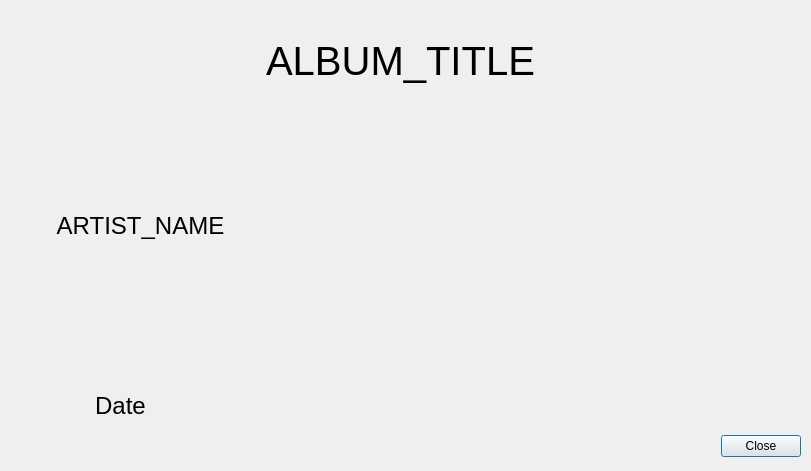
<?xml version="1.0" encoding="UTF-8"?>
<ui version="4.0">
 <class>AlbumPopup</class>
 <widget class="QDialog" name="AlbumPopup">
  <property name="geometry">
   <rect>
    <x>0</x>
    <y>0</y>
    <width>811</width>
    <height>471</height>
   </rect>
  </property>
  <property name="windowTitle">
   <string>Album</string>
  </property>
  <property name="toolTipDuration">
   <number>1</number>
  </property>
  <widget class="QDialogButtonBox" name="button_box">
   <property name="geometry">
    <rect>
     <x>460</x>
     <y>430</y>
     <width>341</width>
     <height>32</height>
    </rect>
   </property>
   <property name="orientation">
    <enum>Qt::Orientation::Horizontal</enum>
   </property>
   <property name="standardButtons">
    <set>QDialogButtonBox::StandardButton::Close</set>
   </property>
  </widget>
  <widget class="QLabel" name="cover_art">
   <property name="geometry">
    <rect>
     <x>280</x>
     <y>90</y>
     <width>361</width>
     <height>361</height>
    </rect>
   </property>
   <property name="text">
    <string/>
   </property>
   <property name="pixmap">
    <pixmap>Default_Images/default_track.jpg</pixmap>
   </property>
   <property name="scaledContents">
    <bool>true</bool>
   </property>
  </widget>
  <widget class="QLabel" name="title">
   <property name="geometry">
    <rect>
     <x>60</x>
     <y>30</y>
     <width>681</width>
     <height>61</height>
    </rect>
   </property>
   <property name="font">
    <font>
     <pointsize>30</pointsize>
    </font>
   </property>
   <property name="text">
    <string>ALBUM_TITLE</string>
   </property>
   <property name="alignment">
    <set>Qt::AlignmentFlag::AlignCenter</set>
   </property>
   <property name="wordWrap">
    <bool>true</bool>
   </property>
  </widget>
  <widget class="QLabel" name="artist_name">
   <property name="geometry">
    <rect>
     <x>10</x>
     <y>120</y>
     <width>261</width>
     <height>211</height>
    </rect>
   </property>
   <property name="font">
    <font>
     <pointsize>18</pointsize>
    </font>
   </property>
   <property name="text">
    <string>ARTIST_NAME</string>
   </property>
   <property name="alignment">
    <set>Qt::AlignmentFlag::AlignCenter</set>
   </property>
  </widget>
  <widget class="QLabel" name="date">
   <property name="geometry">
    <rect>
     <x>30</x>
     <y>380</y>
     <width>181</width>
     <height>51</height>
    </rect>
   </property>
   <property name="font">
    <font>
     <pointsize>18</pointsize>
    </font>
   </property>
   <property name="text">
    <string>Date</string>
   </property>
   <property name="alignment">
    <set>Qt::AlignmentFlag::AlignCenter</set>
   </property>
  </widget>
 </widget>
 <resources/>
 <connections>
  <connection>
   <sender>button_box</sender>
   <signal>accepted()</signal>
   <receiver>AlbumPopup</receiver>
   <slot>accept()</slot>
   <hints>
    <hint type="sourcelabel">
     <x>630</x>
     <y>445</y>
    </hint>
    <hint type="destinationlabel">
     <x>405</x>
     <y>235</y>
    </hint>
   </hints>
  </connection>
  <connection>
   <sender>button_box</sender>
   <signal>rejected()</signal>
   <receiver>AlbumPopup</receiver>
   <slot>reject()</slot>
   <hints>
    <hint type="sourcelabel">
     <x>630</x>
     <y>445</y>
    </hint>
    <hint type="destinationlabel">
     <x>405</x>
     <y>235</y>
    </hint>
   </hints>
  </connection>
 </connections>
</ui>
